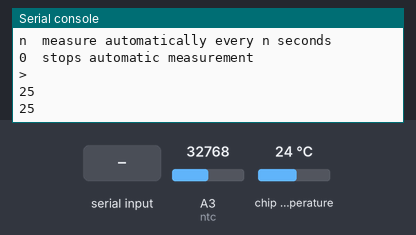
This program was run on a simulated CircuitPython board. On the bench: the last lines printed to the serial console. The test bench sets the inputs (shaded band); at power-on: A3 (ntc) = 32768, chip temperature 24 °C (analog values on the 0–65535 scale).

Above: at 1.2 s.
1.3 s: A3 (ntc) set to 45874
At 2.6 s:
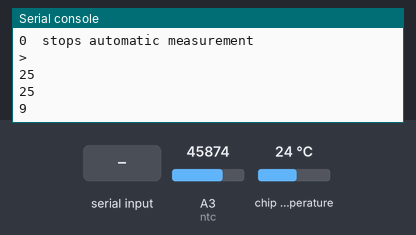
2.8 s: ".\n" received over the second serial link
At 2.96 s:
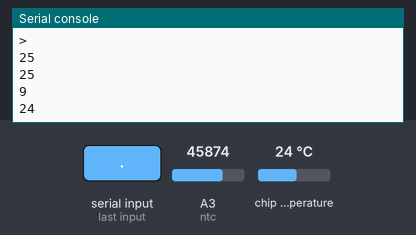
4.3 s: A3 (ntc) set to 57670
At 5.8 s:
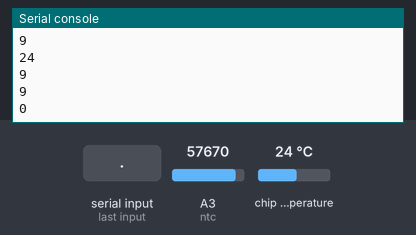
Timing chart, 0 to 7.3 s (numbered marks = the images above; inputs shaded):
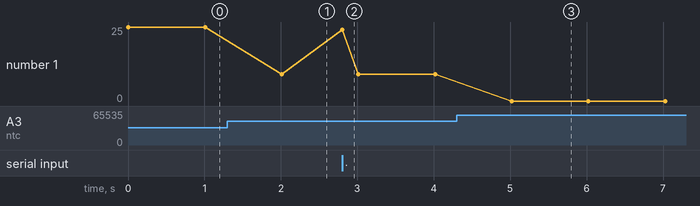

Measured:
- after the input at 1.3 s, the serial console: prints a new line after 0.71 s (image 1)
- after the input at 2.8 s, the serial console: prints a new line at once (image 2)
- after the input at 4.3 s, the serial console: prints a new line after 0.72 s (image 3)
- plotted number 1: 25 → 9 after the input at 1.3 s, 9 → 0 after the input at 4.3 s

The program:

code.py
```python
# Board: Waveshare RP2040-one
# Interpreter: Adafruit CircuitPython 8.0.5
# 100K pullup: between GP29 u. 3V3
# NTC: between GP29 und GND
#
# created by M. Schmidl, November 2023
#
import time
import microcontroller
import board
import analogio
import usb_cdc

def read_serial(serial):
    available = serial.in_waiting
    text = ""
    while available:
        raw = serial.read(available)
        text = raw.decode("utf-8")
        available = serial.in_waiting
    return text

# NTC connected to ADC3/GP29 with 100K Pullup
ntc = analogio.AnalogIn(board.A3)

def get_voltage():
    return (ntc.value * 3.3) / 65535

def calc_RtR25():
    Vadc = get_voltage()
    Rt = (100000 * Vadc) / (3.3 - Vadc)
    return (Rt / 100000)

def get_temperature( RtR25 ):
   if RtR25 >= 3.75:
      return 0
   if RtR25 >= 2.82:
      return 5
   if RtR25 >= 2.67:
      return 6
   if RtR25 >= 2.53:
      return 7
   if RtR25 >= 2.39:
      return 8
   if RtR25 >= 2.27:
      return 9
   if RtR25 >= 2.15:
      return 10
   if RtR25 >= 2.04:
      return 11
   if RtR25 >= 1.93:
      return 12
   if RtR25 >= 1.83:
      return 13
   if RtR25 >= 1.74:
      return 14
   if RtR25 >= 1.65:
      return 15
   if RtR25 >= 1.57:
      return 16
   if RtR25 >= 1.49:
      return 17
   if RtR25 >= 1.42:
      return 18
   if RtR25 >= 1.35:
      return 19
   if RtR25 >= 1.28:
      return 20
   if RtR25 >= 1.22:
      return 21
   if RtR25 >= 1.16:
      return 22
   if RtR25 >= 1.10:
      return 23
   if RtR25 >= 1.05:
      return 24
   if RtR25 >= 1.0:
      return 25
   if RtR25 >= 0.95:
      return 26
   if RtR25 >= 0.91:
      return 27
   if RtR25 >= 0.87:
      return 28
   if RtR25 >= 0.83:
      return 29
   if RtR25 >= 0.79:
      return 30
   if RtR25 >= 0.75:
      return 31
   if RtR25 >= 0.72:
      return 32
   if RtR25 >= 0.69:
      return 33
   if RtR25 >= 0.65:
      return 34
   if RtR25 <= 0.63:
      return 35
   if RtR25 >= 0.50:
      return 40
   if RtR25 >= 0.40:
      return 45
   if RtR25 >= 0.33:
      return 50
   if RtR25 >= 0.27:
      return 55
   if RtR25 >= 0.22:
      return 60
   if RtR25 >= 0.18:
      return 65
   if RtR25 >= 0.15:
      return 70
   if RtR25 >= 0.12:
      return 75
   return 100

def showHelp():
    print("")
    print("")
    print("?   show this help")
    print("!   measure NTC temperature")
    print(".   measure CPU temperature")
    print("n  measure automatically every n seconds")
    print("0  stops automatic measurement")
    print(">")

showHelp()
serial = usb_cdc.console
buffer = ""
nextTime = 0
interval = 1
while True:
    temperature = microcontroller.cpu.temperature
    #print(str(int(time.monotonic())) + ',' + str(int(temperature)))

    if interval != 0 and time.monotonic() >= nextTime:
       nextTime = time.monotonic() + interval
       print(get_temperature(calc_RtR25()))

    buffer += read_serial(serial)
    if buffer.endswith("\n") or buffer.endswith("\r"):
        # strip line end
        input_line = buffer[:-1]
        # clear buffer
        buffer = ""
        # handle input
        if input_line.startswith("?"):
            showHelp()
        if input_line.startswith("!"):
            print(get_temperature(calc_RtR25()))
        if input_line.startswith("."):
            print(int(microcontroller.cpu.temperature))
        if input_line.isdigit():
            interval = int(input_line)
            nextTime = time.monotonic() + interval
```
